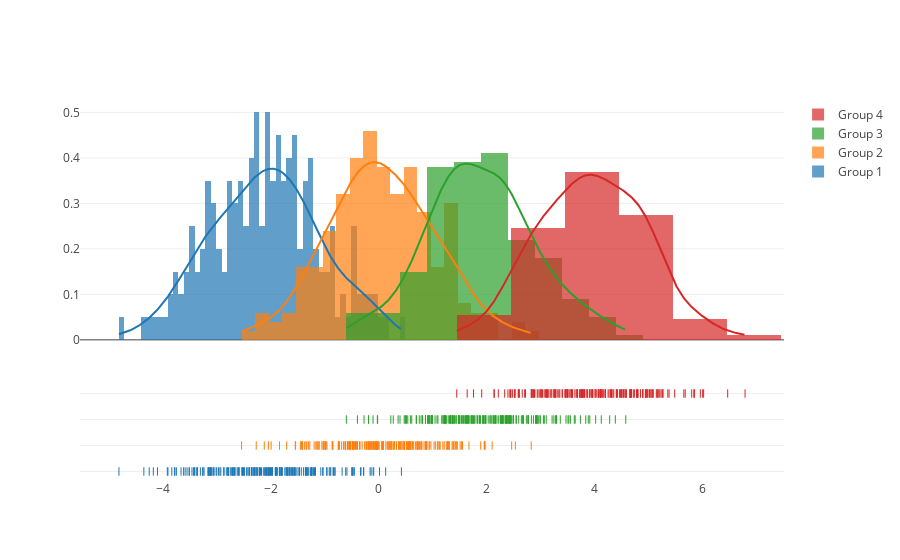

Write notebook code for a chart like this one.
### Markdown cell above
# Use Multiple Bin Sizes

### Code cell
import plotly.figure_factory as ff

import numpy as np

# Add histogram data
x1 = np.random.randn(200)-2  
x2 = np.random.randn(200)  
x3 = np.random.randn(200)+2  
x4 = np.random.randn(200)+4  

# Group data together
hist_data = [x1, x2, x3, x4]

group_labels = ['Group 1', 'Group 2', 'Group 3', 'Group 4']

# Create distplot with custom bin_size
fig = ff.create_distplot(hist_data, group_labels, bin_size=[.1, .25, .5, 1])

# Plot!
pyo.iplot(fig, filename='Distplot with Multiple Bin Sizes')

### Figure 1 — Plotly figure (JSON) as saved in the notebook; plotly's stock layout.template omitted (floating-point values rounded to 4 significant figures; data arrays with more than 128 entries replaced by an {"elided": "..."} marker saying what was removed)
{"data": [{"autobinx": false, "histnorm": "probability density", "legendgroup": "Group 1", "marker": {"color": "rgb(31, 119, 180)"}, "name": "Group 1", "opacity": 0.7, "type": "histogram", "uid": "6e176dd8-6f4c-4f65-a5e4-6f42f605117a", "x": {"elided": "200 float values"}, "xaxis": "x", "xbins": {"end": 0.4194, "size": 0.1, "start": -4.81}, "yaxis": "y"}, {"autobinx": false, "histnorm": "probability density", "legendgroup": "Group 2", "marker": {"color": "rgb(255, 127, 14)"}, "name": "Group 2", "opacity": 0.7, "type": "histogram", "uid": "fe00416d-0451-4b01-9b76-b38bfe121ed7", "x": {"elided": "200 float values"}, "xaxis": "x", "xbins": {"end": 2.823, "size": 0.25, "start": -2.539}, "yaxis": "y"}, {"autobinx": false, "histnorm": "probability density", "legendgroup": "Group 3", "marker": {"color": "rgb(44, 160, 44)"}, "name": "Group 3", "opacity": 0.7, "type": "histogram", "uid": "03c21ef6-3549-4765-8e58-12bd856ad95b", "x": {"elided": "200 float values"}, "xaxis": "x", "xbins": {"end": 4.573, "size": 0.5, "start": -0.6004}, "yaxis": "y"}, {"autobinx": false, "histnorm": "probability density", "legendgroup": "Group 4", "marker": {"color": "rgb(214, 39, 40)"}, "name": "Group 4", "opacity": 0.7, "type": "histogram", "uid": "a15f77ec-8e69-4f05-85ae-b3ab6a134ad7", "x": {"elided": "200 float values"}, "xaxis": "x", "xbins": {"end": 6.782, "size": 1, "start": 1.444}, "yaxis": "y"}, {"legendgroup": "Group 1", "marker": {"color": "rgb(31, 119, 180)"}, "mode": "lines", "name": "Group 1", "showlegend": false, "type": "scatter", "uid": "8906686a-625e-4b2b-b85c-052e471ab035", "x": {"elided": "500 float values"}, "xaxis": "x", "y": {"elided": "500 float values"}, "yaxis": "y"}, {"legendgroup": "Group 2", "marker": {"color": "rgb(255, 127, 14)"}, "mode": "lines", "name": "Group 2", "showlegend": false, "type": "scatter", "uid": "aae5fd72-f0b9-4cc2-aa94-1dd727ea27a5", "x": {"elided": "500 float values"}, "xaxis": "x", "y": {"elided": "500 float values"}, "yaxis": "y"}, {"legendgroup": "Group 3", "marker": {"color": "rgb(44, 160, 44)"}, "mode": "lines", "name": "Group 3", "showlegend": false, "type": "scatter", "uid": "8c5dd301-de00-4e93-b9fc-814db10de098", "x": {"elided": "500 float values"}, "xaxis": "x", "y": {"elided": "500 float values"}, "yaxis": "y"}, {"legendgroup": "Group 4", "marker": {"color": "rgb(214, 39, 40)"}, "mode": "lines", "name": "Group 4", "showlegend": false, "type": "scatter", "uid": "325ed1b7-8fc9-4763-912a-b59700408d82", "x": {"elided": "500 float values"}, "xaxis": "x", "y": {"elided": "500 float values"}, "yaxis": "y"}, {"legendgroup": "Group 1", "marker": {"color": "rgb(31, 119, 180)", "symbol": "line-ns-open"}, "mode": "markers", "name": "Group 1", "showlegend": false, "type": "scatter", "uid": "66626549-0159-483b-9d6c-d6860fea0570", "x": {"elided": "200 float values"}, "xaxis": "x", "y": {"elided": "200 str values"}, "yaxis": "y2"}, {"legendgroup": "Group 2", "marker": {"color": "rgb(255, 127, 14)", "symbol": "line-ns-open"}, "mode": "markers", "name": "Group 2", "showlegend": false, "type": "scatter", "uid": "c32f1bd6-60db-4323-b09e-a5ac00adc3c2", "x": {"elided": "200 float values"}, "xaxis": "x", "y": {"elided": "200 str values"}, "yaxis": "y2"}, {"legendgroup": "Group 3", "marker": {"color": "rgb(44, 160, 44)", "symbol": "line-ns-open"}, "mode": "markers", "name": "Group 3", "showlegend": false, "type": "scatter", "uid": "17ee22c7-6c85-4cbf-bd0e-17954d16ea49", "x": {"elided": "200 float values"}, "xaxis": "x", "y": {"elided": "200 str values"}, "yaxis": "y2"}, {"legendgroup": "Group 4", "marker": {"color": "rgb(214, 39, 40)", "symbol": "line-ns-open"}, "mode": "markers", "name": "Group 4", "showlegend": false, "type": "scatter", "uid": "ba095122-f564-459c-9d83-9050bbbe114b", "x": {"elided": "200 float values"}, "xaxis": "x", "y": {"elided": "200 str values"}, "yaxis": "y2"}], "layout": {"barmode": "overlay", "hovermode": "closest", "legend": {"traceorder": "reversed"}, "xaxis": {"anchor": "y2", "domain": [0, 1], "zeroline": false}, "yaxis": {"anchor": "free", "domain": [0.35, 1], "position": 0}, "yaxis2": {"anchor": "x", "domain": [0, 0.25], "dtick": 1, "showticklabels": false}}}
